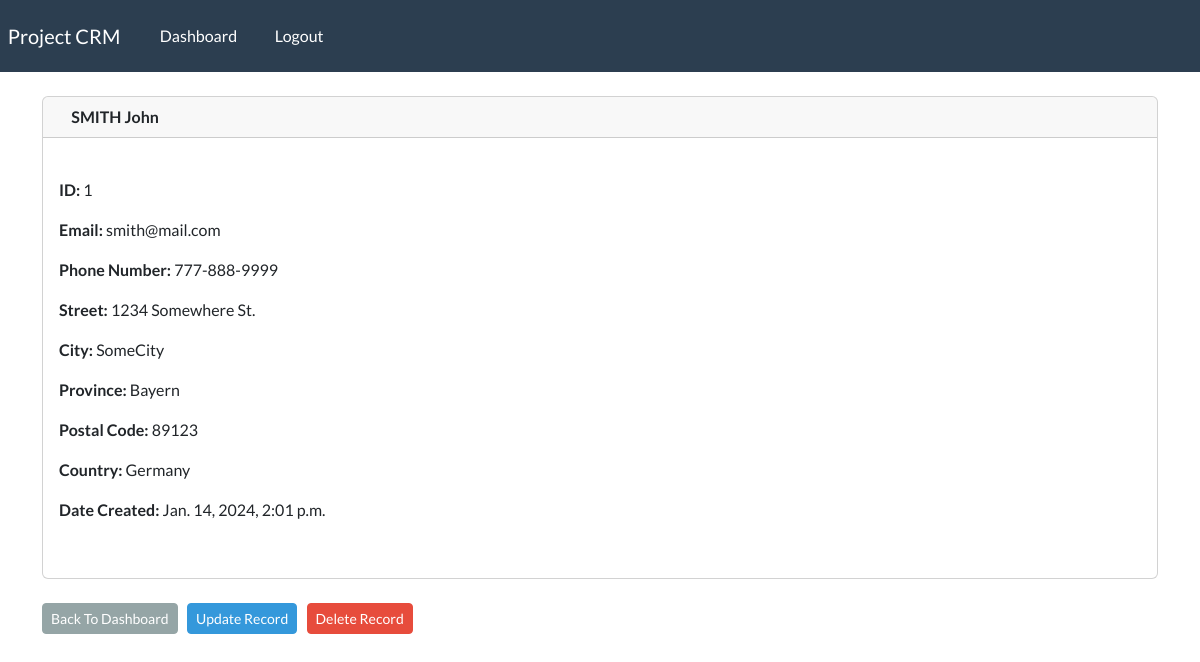
Screenshot of /record/1/ (signed in) with the database file from the repository.
### webapp/models.py (models this page shows, shortened)
class Record(models.Model):
    creation_date = models.DateTimeField(auto_now_add=True)
    first_name = models.CharField(max_length=100)
    last_name = models.CharField(max_length=100)
    email_address = models.EmailField(max_length=255)
    phone_number = models.CharField(max_length=20)
    address = models.CharField(max_length=255)
    city = models.CharField(max_length=100)
    province = models.CharField(max_length=100)
    postal_code = models.CharField(max_length=10)
    country = models.CharField(max_length=100)

### webapp/views.py (the view)
# urls.py: path("record/<int:pk>/", views.singular_record, name="record"),
@login_required(login_url="login")
def singular_record(request, pk):
    all_records = Record.objects.get(id=pk)
    context = {"record": all_records}
    return render(request, "webapp/view-record.html", context=context)

### webapp/templates/webapp/view-record.html (shortened to what this page needs)
{% extends "webapp/base.html" %}
{% block content %}
    <div class="card">
        <div class="card-header">
            <strong>
                {{ record.last_name|upper }}
                {{ record.first_name }}
            </strong>
        </div>
        <div class="card-body">
            <br>
            <p> <strong> ID: </strong>{{ record.id }}</p>
            <p> <strong> Email: </strong>{{ record.email_address }}</p>
            <p> <strong> Phone Number: </strong>{{ record.phone_number }}</p>
            <p> <strong> Street: </strong>{{ record.address }}</p>
            <p> <strong> City: </strong>{{ record.city }}</p>
            <p> <strong> Province: </strong>{{ record.province }}</p>
            <p> <strong> Postal Code: </strong>{{ record.postal_code }}</p>
            <p> <strong> Country: </strong>{{ record.country }}</p>
            <p> <strong> Date Created: </strong>{{ record.creation_date }}</p>
            <br>
        </div>
    </div>
    <br>
    <a class="btn btn-secondary btn-sm" href="{% url 'dashboard' %}">
        Back To Dashboard
    </a>
    <a class="btn btn-info btn-sm" href="{% url 'update-record' record.id %}">
        Update Record
    </a>
    <a class="btn btn-danger btn-sm" href="{% url 'delete-record' record.id %}">
        Delete Record
    </a>
{% endblock %}

### rows the page displays
Record: last_name "SMITH", first_name "John", id "1", email_address "smith@mail.com", phone_number "777-888-9999", address "1234 Somewhere St.", city "SomeCity", province "Bayern", postal_code "89123", country "Germany", creation_date "Jan. 14, 2024, 2:01 p.m."
